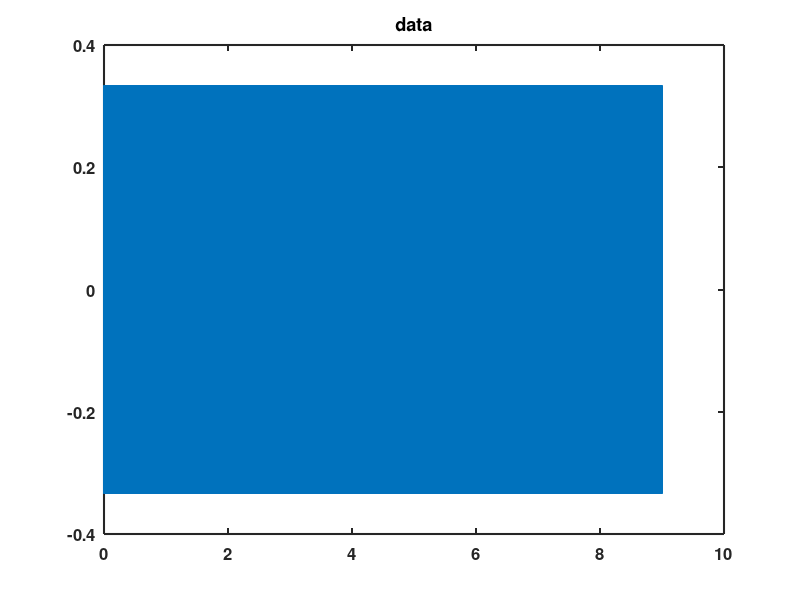

This figure's MATLAB source: (Note: this script raises an error after producing the figure.)
close all;clc
set(0,'DefaultLineLineWidth',1.0);
set(0,'DefaultAxesFontSize',12);
set(0,'DefaultAxesFontWeight','bold')
set(0,'DefaultAxesLineWidth',1.5)

addpath('/Users/cz/Code/vinyl-research/matlab_code/audio_functions')
addpath('/Volumes/AUDIOBANK/audio_files/')


% fs = 96000;
% N = 3*fs;


fs = 96000;
N = 9*fs;

time = (1:N)/fs;
data = zeros(length(time),1);
data(1) = 1; 

data = 0.3333*sin(1000*2*pi*time);
data = data.';
% size(y)

seg = data;

% tracks = SeperateTracks('/Volumes/AUDIOBANK/audio_files/A0137B0137/-03b1558.270.wav')
% data = tracks('1kHz');
time= (0:length(data)-1)/fs;

figure(1)
plot(time, data)
title('data')
% seg = data(0.33*length(data):0.33*length(data) + N - 1,:);

win = flattopwin(N);
windowfactor = 0.2155774;
% winseg = seg.*win/windowfactor;
winseg = seg;
[seg_fft, freq_fft] = audio_spectrum(winseg, fs, 1, N); 
figure(2)
audio_plotspectrum(freq_fft, seg_fft, '');
title('data spectrum')

% seg_fft(1,:) = [0,0];
% seg_fft(length(seg_fft)-1,:) = [0,0];
% normalization = max(abs(seg_fft))/(sqrt(2));
normalization = rms_response(seg);
segnorm = seg./normalization;



timenorm= (0:length(segnorm)-1)/fs;
figure(3)
plot(timenorm, segnorm)
title('normalized data')

winsegnorm = segnorm.*win/windowfactor;
[seg_fftnorm, freq_fft] = audio_spectrum(winsegnorm, fs, 1, N);
figure(4)
audio_plotspectrum(freq_fft, seg_fftnorm, '');
% title('normalized data spectrum')
xlim([970,1030])
ylim([-80,0])
saveas(figure(4),'normalizedspectrumflattop.png')

[seg_fftnorm, freq_fft] = audio_spectrum(segnorm, fs, 1, N);
figure(5)
audio_plotspectrum(freq_fft, seg_fftnorm, '');
% title('no window normalized data spectrum')
xlim([970,1030])
ylim([-80,0])
saveas(figure(5),'normalizedspectrumnowindow.png')

RMSNORM = rms_response(segnorm);
disp(strcat('rms normalized data....', num2str(RMSNORM)))

% plot(y)
% [data_fft, freq_fft] = audio_spectrum(y, fs, 1, N);
% audio_plotspectrum(freq_fft, data_fft, '');
